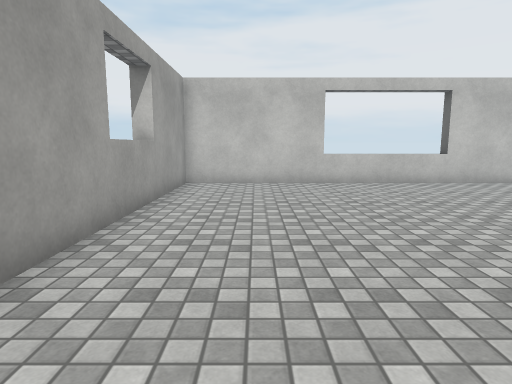
View 1 (above)

13 first-person views from a walk through a scene from a Unity 3-D project. The camera is 1.3 m above the floor, tilts 8° down and sees 75° across. The floor is counted in squares, 1 m on a side. Each view is taken from the middle of a square. On the plan, view 1 faces up. The plan holds only what a view shows up to about 14 squares ahead; the rest is blank. The place goes on beyond the plan. The player is left out. Surface patterns are stand-ins for the level's own textures.

View 2
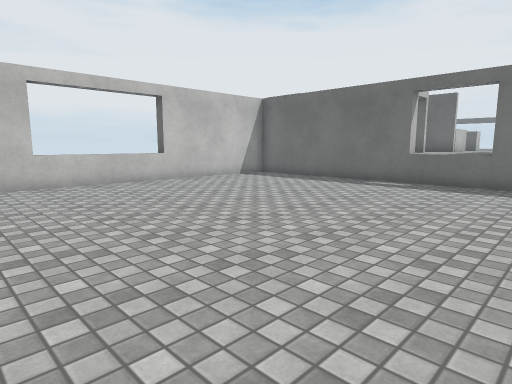

View 3
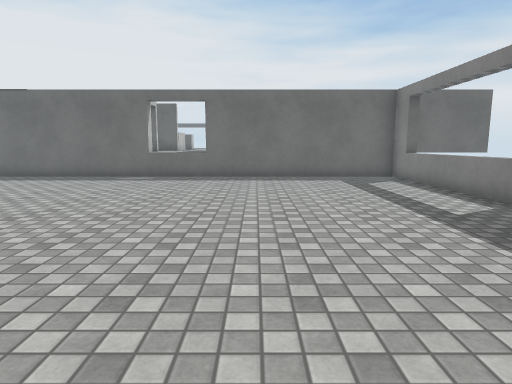

View 4
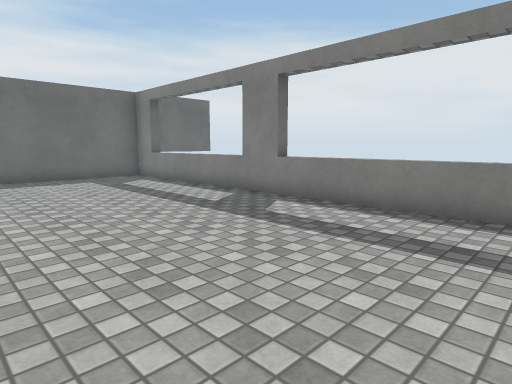

View 5
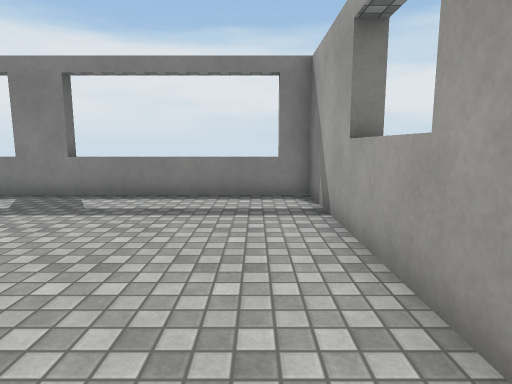

View 6
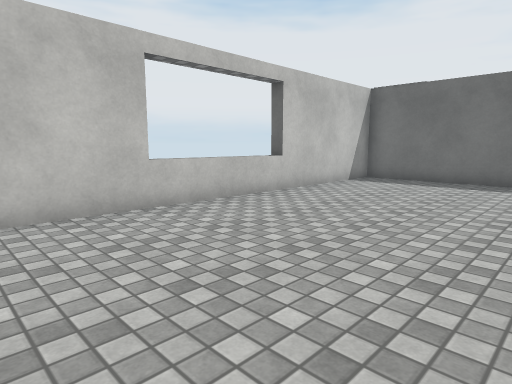

View 7
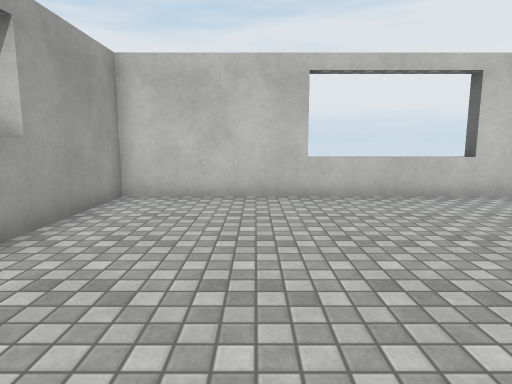

View 8
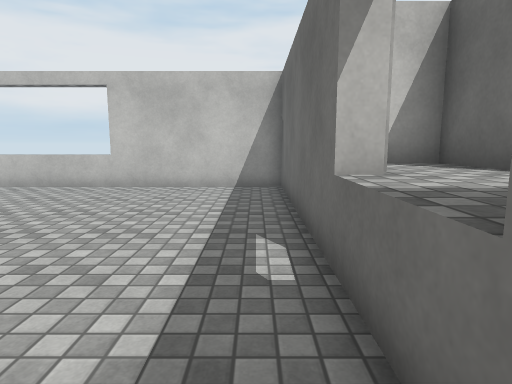

View 9
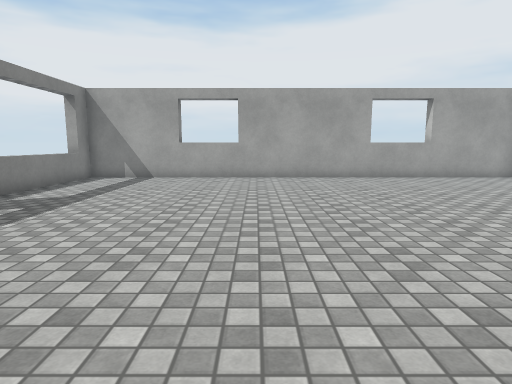

View 10
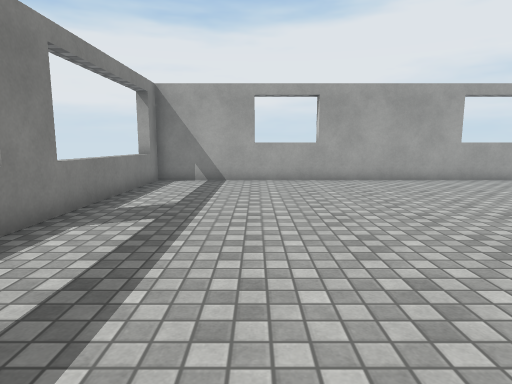

View 11
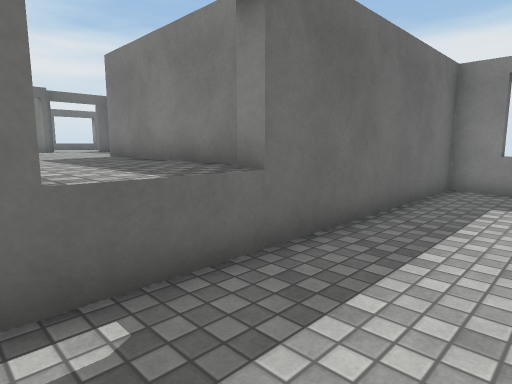

View 12
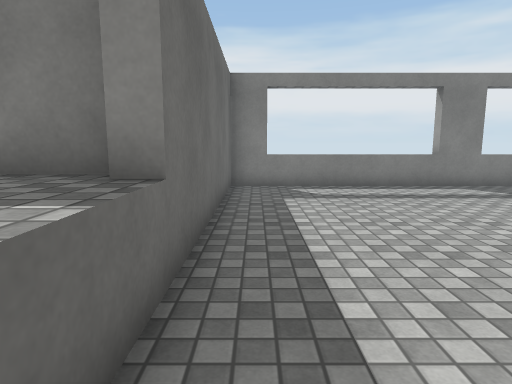

View 13
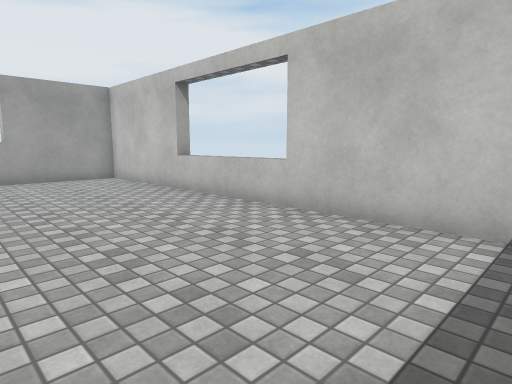

### Floor plan
Key: @ floor where view 1 was taken; # wall or solid block; . floor; ^ raised ledge.
Columns run from 3 left of view 1 to 14 right of it. Each row starts with its distance up from view 1.
 12 ######^^^^######
 11 #..............#
 10 #..............#
  9 #..............#
  8 #..............#
  7 ^..............##^
  6 ^..............#^^
  5 #..............#^^
  4 #..............^^^
  3 #..............^^^
  2 #..............#^^
  1 #..............##^
  0 ^..@...........#
 -1 ^..............#
 -2 ^..............#
 -3 #..............#
 -4 #..............#
 -5 #..............#
 -6 ##^^^^^##^^^^^##
 -7                #
 -8                #

Positions as (right, up) in squares from view 1, and headings:
1: (0, 0), facing up
2: (0, 0), facing up-right
3: (-2, 0), facing right
4: (-2, 1), facing down-right
5: (-1, 3), facing down
6: (-1, 5), facing up-right
7: (1, 3), facing up
8: (11, 1), facing up
9: (11, 1), facing left
10: (10, -2), facing left
11: (9, 5), facing down-right
12: (11, 5), facing down
13: (11, 6), facing up-left
